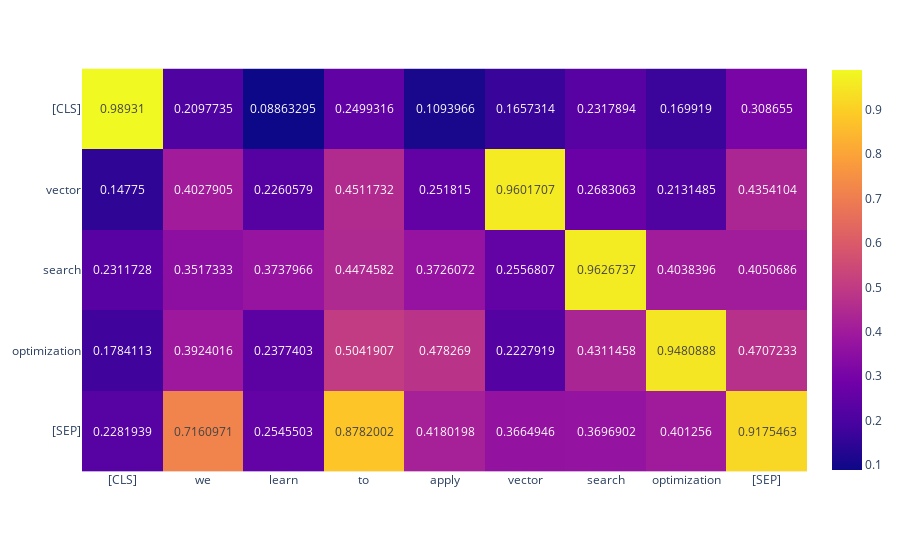

Here is the notebook cell this chart was saved with:
### Markdown cell above
The distances matrix will contain cosine similarity scores between each token from first_sentence and each token from second_sentence. Higher values in this matrix indicate more similar tokens.
The shape of the distances matrix will be [num_tokens_in_first_sentence, num_tokens_in_second_sentence].

### Code cell
px.imshow(
    distances.cpu().numpy(),  # Move the tensor to CPU and convert to a NumPy array
    x=model.tokenizer.convert_ids_to_tokens(
        second_tokens["input_ids"][0]
    ),  # Get the token labels for the x-axis from the second sentence
    y=model.tokenizer.convert_ids_to_tokens(
        first_tokens["input_ids"][0]
    ),  # Get the token labels for the y-axis from the first sentence
    text_auto=True,  # Automatically display the values of cosine similarities as text in the cells
)

### Figure 1 — Plotly figure (JSON) as saved in the notebook; plotly's stock layout.template omitted (floating-point values rounded to 4 significant figures)
{"data": [{"coloraxis": "coloraxis", "hovertemplate": "x: %{x}<br>y: %{y}<br>color: %{z}<extra></extra>", "name": "0", "texttemplate": "%{z}", "type": "heatmap", "x": ["[CLS]", "we", "learn", "to", "apply", "vector", "search", "optimization", "[SEP]"], "xaxis": "x", "y": ["[CLS]", "vector", "search", "optimization", "[SEP]"], "yaxis": "y", "z": [[0.9893, 0.2098, 0.08863, 0.2499, 0.1094, 0.1657, 0.2318, 0.1699, 0.3087], [0.1477, 0.4028, 0.2261, 0.4512, 0.2518, 0.9602, 0.2683, 0.2131, 0.4354], [0.2312, 0.3517, 0.3738, 0.4475, 0.3726, 0.2557, 0.9627, 0.4038, 0.4051], [0.1784, 0.3924, 0.2377, 0.5042, 0.4783, 0.2228, 0.4311, 0.9481, 0.4707], [0.2282, 0.7161, 0.2546, 0.8782, 0.418, 0.3665, 0.3697, 0.4013, 0.9175]]}], "layout": {"coloraxis": {"colorscale": [[0, "#0d0887"], [0.1111, "#46039f"], [0.2222, "#7201a8"], [0.3333, "#9c179e"], [0.4444, "#bd3786"], [0.5556, "#d8576b"], [0.6667, "#ed7953"], [0.7778, "#fb9f3a"], [0.8889, "#fdca26"], [1, "#f0f921"]]}, "margin": {"t": 60}, "xaxis": {"anchor": "y", "constrain": "domain", "domain": [0, 1], "scaleanchor": "y"}, "yaxis": {"anchor": "x", "autorange": "reversed", "constrain": "domain", "domain": [0, 1]}}}
